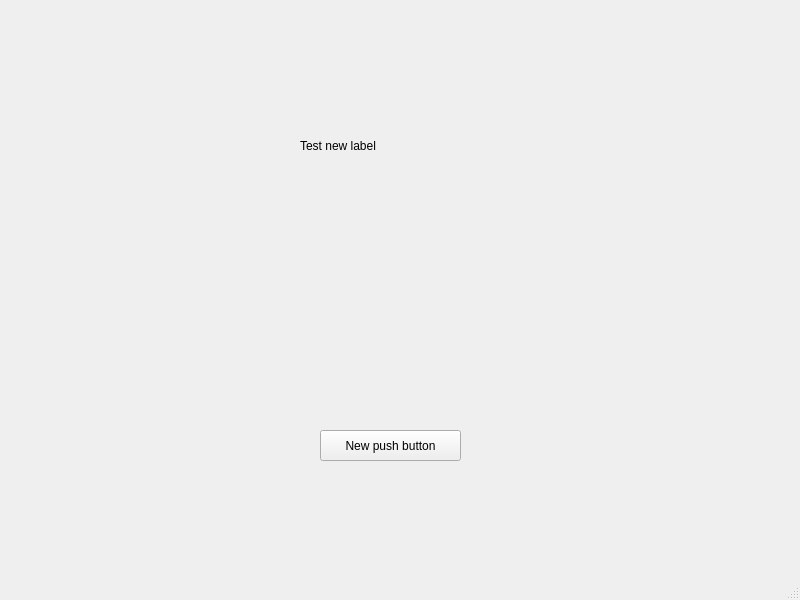
<?xml version="1.0" encoding="UTF-8"?>
<ui version="4.0">
 <class>MainWindow</class>
 <widget class="QMainWindow" name="MainWindow">
  <property name="geometry">
   <rect>
    <x>0</x>
    <y>0</y>
    <width>800</width>
    <height>600</height>
   </rect>
  </property>
  <property name="windowTitle">
   <string>MainWindow</string>
  </property>
  <widget class="QWidget" name="centralwidget">
   <widget class="QPushButton" name="button1">
    <property name="geometry">
     <rect>
      <x>320</x>
      <y>430</y>
      <width>141</width>
      <height>31</height>
     </rect>
    </property>
    <property name="text">
     <string>New push button</string>
    </property>
   </widget>
   <widget class="QLabel" name="label1">
    <property name="geometry">
     <rect>
      <x>300</x>
      <y>120</y>
      <width>121</width>
      <height>51</height>
     </rect>
    </property>
    <property name="text">
     <string>Test new label</string>
    </property>
   </widget>
  </widget>
  <widget class="QMenuBar" name="menubar">
   <property name="geometry">
    <rect>
     <x>0</x>
     <y>0</y>
     <width>800</width>
     <height>22</height>
    </rect>
   </property>
  </widget>
  <widget class="QStatusBar" name="statusbar"/>
 </widget>
 <resources/>
 <connections/>
</ui>
